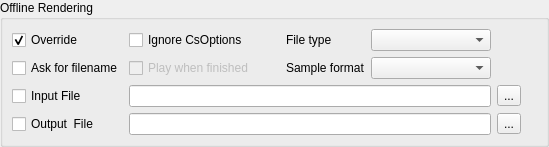
            <widget class="QGroupBox" name="groupBox_tab2">
             <property name="sizePolicy">
              <sizepolicy hsizetype="Preferred" vsizetype="Fixed">
               <horstretch>0</horstretch>
               <verstretch>0</verstretch>
              </sizepolicy>
             </property>
             <property name="title">
              <string>Offline Rendering</string>
             </property>
             <property name="flat">
              <bool>false</bool>
             </property>
             <layout class="QGridLayout" name="gridLayout_15">
              <property name="leftMargin">
               <number>9</number>
              </property>
              <property name="topMargin">
               <number>9</number>
              </property>
              <property name="rightMargin">
               <number>9</number>
              </property>
              <property name="bottomMargin">
               <number>9</number>
              </property>
              <property name="spacing">
               <number>6</number>
              </property>
              <item row="2" column="0" colspan="2">
               <layout class="QGridLayout" name="formatLayout">
                <property name="spacing">
                 <number>6</number>
                </property>
                <item row="6" column="0">
                 <widget class="QCheckBox" name="OutputFilenameCheckBox">
                  <property name="toolTip">
                   <string>Select the output file to render to</string>
                  </property>
                  <property name="styleSheet">
                   <string notr="true"/>
                  </property>
                  <property name="text">
                   <string>Output  File</string>
                  </property>
                 </widget>
                </item>
                <item row="1" column="4">
                 <widget class="QLabel" name="label_10">
                  <property name="text">
                   <string>Sample format</string>
                  </property>
                 </widget>
                </item>
                <item row="5" column="0">
                 <widget class="QCheckBox" name="InputFilenameCheckBox">
                  <property name="toolTip">
                   <string>Select an input file to simulate audio input in offline mode</string>
                  </property>
                  <property name="text">
                   <string>Input File</string>
                  </property>
                 </widget>
                </item>
                <item row="0" column="4">
                 <widget class="QLabel" name="label_9">
                  <property name="text">
                   <string>File type</string>
                  </property>
                 </widget>
                </item>
                <item row="1" column="0">
                 <widget class="QCheckBox" name="AskFilenameCheckBox">
                  <property name="toolTip">
                   <string>Ask for a filename when rendering offline</string>
                  </property>
                  <property name="text">
                   <string>Ask for filename</string>
                  </property>
                 </widget>
                </item>
                <item row="1" column="2">
                 <widget class="QCheckBox" name="FilePlayFinishedCheckBox">
                  <property name="enabled">
                   <bool>false</bool>
                  </property>
                  <property name="text">
                   <string>Play when finished</string>
                  </property>
                 </widget>
                </item>
                <item row="0" column="0">
                 <widget class="QCheckBox" name="FileUseOptionsCheckBox">
                  <property name="toolTip">
                   <string>&lt;html&gt;&lt;head/&gt;&lt;body&gt;&lt;p&gt;Override setting in the orchestra with the values below. If &amp;quot;Ignore CsOptions&amp;quot; is not checked, settings are merged and options set here take override any setting within the CsOptions tag in the .csd file&lt;/p&gt;&lt;/body&gt;&lt;/html&gt;</string>
                  </property>
                  <property name="text">
                   <string>Override</string>
                  </property>
                  <property name="checked">
                   <bool>true</bool>
                  </property>
                 </widget>
                </item>
                <item row="0" column="2">
                 <widget class="QCheckBox" name="FileOverrideCheckBox">
                  <property name="toolTip">
                   <string>Ignore options set in the orchestra when rendering offline</string>
                  </property>
                  <property name="text">
                   <string>Ignore CsOptions</string>
                  </property>
                 </widget>
                </item>
                <item row="0" column="3">
                 <spacer name="horizontalSpacer_4">
                  <property name="orientation">
                   <enum>Qt::Vertical</enum>
                  </property>
                  <property name="sizeType">
                   <enum>QSizePolicy::Fixed</enum>
                  </property>
                  <property name="sizeHint" stdset="0">
                   <size>
                    <width>20</width>
                    <height>20</height>
                   </size>
                  </property>
                 </spacer>
                </item>
                <item row="1" column="5" colspan="2">
                 <widget class="QComboBox" name="FileFormatComboBox">
                  <property name="minimumSize">
                   <size>
                    <width>120</width>
                    <height>0</height>
                   </size>
                  </property>
                  <property name="toolTip">
                   <string>Sample format for offline rendering</string>
                  </property>
                 </widget>
                </item>
                <item row="0" column="5" colspan="2">
                 <widget class="QComboBox" name="FileTypeComboBox">
                  <property name="toolTip">
                   <string>File type for offline rendering</string>
                  </property>
                 </widget>
                </item>
                <item row="1" column="7">
                 <spacer name="horizontalSpacer">
                  <property name="orientation">
                   <enum>Qt::Vertical</enum>
                  </property>
                  <property name="sizeHint" stdset="0">
                   <size>
                    <width>40</width>
                    <height>20</height>
                   </size>
                  </property>
                 </spacer>
                </item>
                <item row="5" column="7">
                 <widget class="QToolButton" name="inputFilenameToolButton">
                  <property name="text">
                   <string>...</string>
                  </property>
                 </widget>
                </item>
                <item row="6" column="7">
                 <widget class="QToolButton" name="outputFilenameToolButton">
                  <property name="text">
                   <string>...</string>
                  </property>
                 </widget>
                </item>
                <item row="5" column="2" colspan="5">
                 <widget class="QLineEdit" name="InputFilenameLineEdit">
                  <property name="toolTip">
                   <string>Select an input file to simulate audio input in offline mode</string>
                  </property>
                 </widget>
                </item>
                <item row="6" column="2" colspan="5">
                 <widget class="QLineEdit" name="OutputFilenameLineEdit">
                  <property name="toolTip">
                   <string>Select the output file to render to</string>
                  </property>
                 </widget>
                </item>
               </layout>
              </item>
             </layout>
            </widget>
